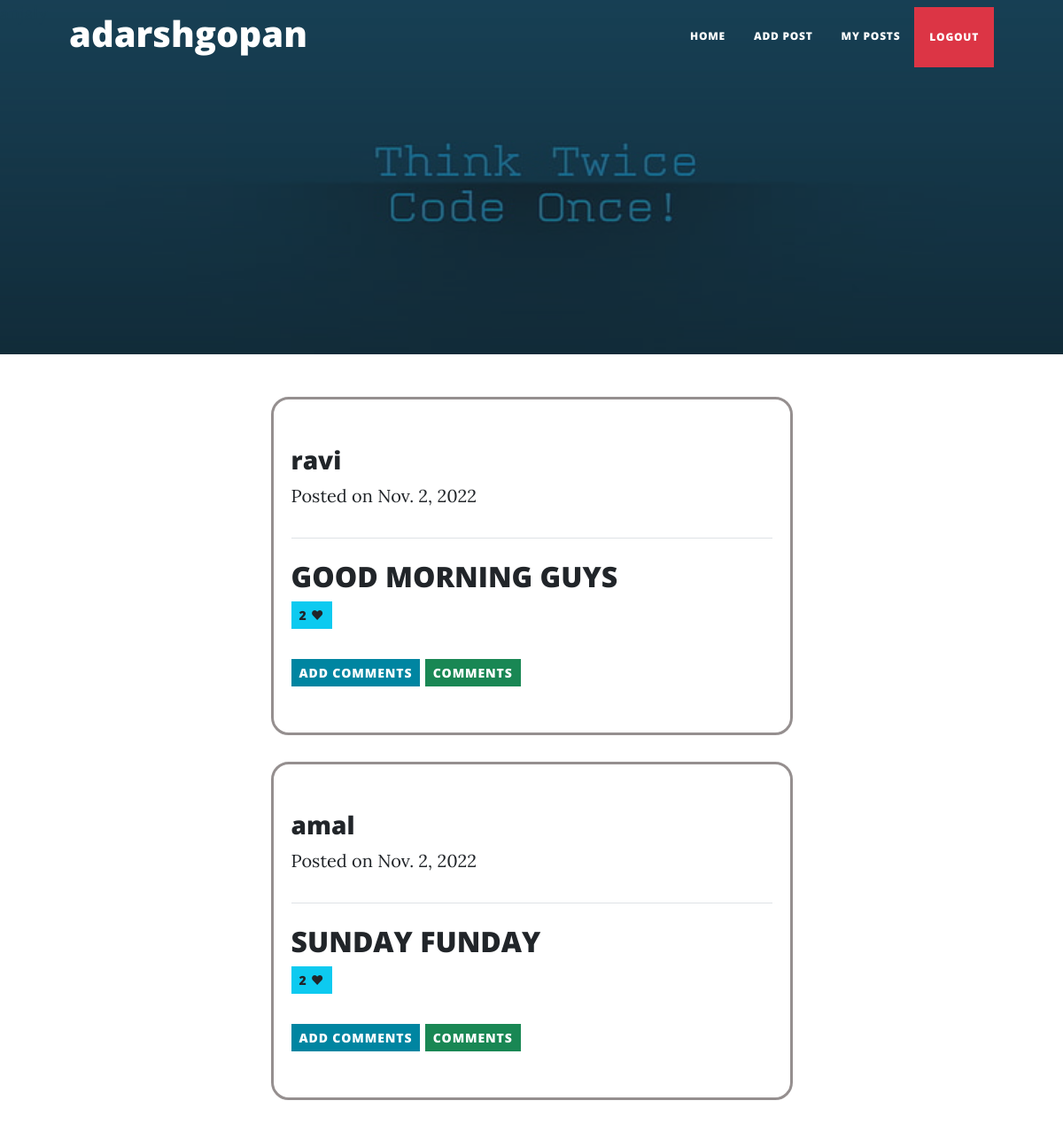
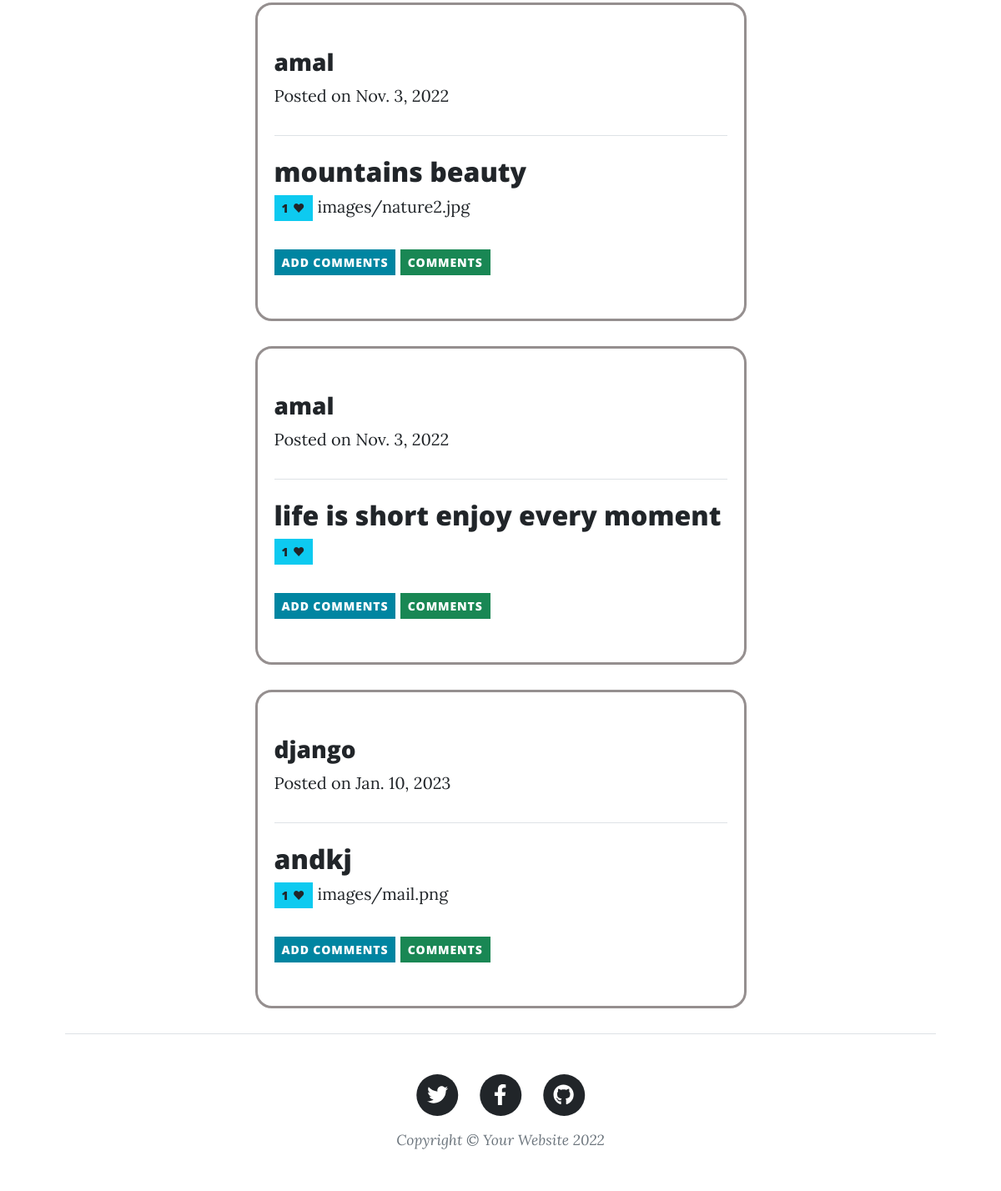
/social/allposts (signed in), run on the app's committed database (2 pictures, top to bottom).
### socialapp/models.py (models this page shows, shortened)
class Posts(models.Model):
    post=models.CharField(max_length=200)
    image=models.ImageField(upload_to="images",null=True,blank=True)
    user=models.ForeignKey(User,on_delete=models.CASCADE)
    created_date=models.DateField(auto_now_add=True)
    is_active=models.BooleanField(default=True)
    likes=models.ManyToManyField(User,related_name="likes")
    @property
    def fetch_comments(self):
        comments=self.comments_set.all()
        return comments

### socialapp/views.py (the view)
# urls.py: path('social/allposts',views.PostList.as_view(),name="home"),
@method_decorator(decs,name="dispatch")
class PostList(ListView):
    template_name="allposts.html"
    model=Posts
    context_object_name="posts"
    def get_queryset(self):
        return Posts.objects.all().exclude(user=self.request.user)

### socialapp/views.py (called while the page is built)
def signin_required(fn):
    def wrapper(request,*args,**kwargs):
        if not request.user.is_authenticated:
            messages.error(request,"U MUST LOGIN TO PERFORM THIS ACTION")
            return redirect("signin")
        else:
            return fn(request,*args,**kwargs)
    return wrapper

### socialapp/templates/allposts.html (shortened to what this page needs)
{%extends 'base.html'%}
{%block body_block%}
{%for p in posts%}
<div style="border: 3px solid rgb(149, 143, 143);padding: 20px;border-radius: 20px;" class="post-preview">
    <a href="post.html">
        <p class="post-meta">
            <a href="#!"><h3>{{p.user}}</h3></a>
             Posted on {{p.created_date}}
        </p>
        <hr class="my-4" />
        <h2 class="post-title">{{p.post}}</h2>
        <a href="{%url 'add-likes' p.id%}" class="btn btn-sm btn-info">{{p.likes.all.count}} &#10084;</a>
        {{p.image}}
    </a>
    <div>
        <p>
            <button class="btn btn-sm btn-primary" type="button" data-bs-toggle="collapse" data-bs-target="#collapseExample{{ forloop.counter }}" aria-expanded="false" aria-controls="collapseExample">
                ADD COMMENTS
            </button>
            <button class="btn btn-sm btn-success" type="button" data-bs-toggle="collapse" data-bs-target="#answerlist{{ forloop.counter }}" aria-expanded="false" aria-controls="collapseExample">
                COMMENTS
              </button>
          </p>
</div>
</div>
<br>
{%endfor%}
{%endblock%}

### socialapp/templates/base.html (shortened to what this page needs)
<!DOCTYPE html>
{%load static%}
<html lang="en">
    <head>
        <link href="{%static 'css/styles.css'%}" rel="stylesheet" />
    </head>
    <body>
        <nav class="navbar navbar-expand-lg navbar-light" id="mainNav">
            <div class="container px-4 px-lg-5">
                <a class="navbar-brand" href="index.html"><h1>{{request.user}}</h1></a>
                <div class="collapse navbar-collapse" id="navbarResponsive">
                    <ul class="navbar-nav ms-auto py-4 py-lg-0">
                        <li class="nav-item"><a class="nav-link px-lg-3 py-3 py-lg-4" href="{%url 'home'%}">HOME</a></li>
                        <li class="nav-item"><a class="nav-link px-lg-3 py-3 py-lg-4" href="{%url 'add-post'%}">ADD POST</a></li>
                        <li class="nav-item"><a class="nav-link px-lg-3 py-3 py-lg-4" href="{%url 'myposts'%}">MY POSTS</a></li>
                        <li class="nav-item"><a class="btn btn-danger nav-link px-lg-3 py-3 py-lg-4" href="{%url 'signout'%}">LOGOUT</a></li>
                    </ul>
                </div>
            </div>
        </nav>
        <header class="masthead" style="background-image: url(../static/assets/img/think.png)">
        </header>
        <div class="container px-4 px-lg-5">
            <div class="row gx-4 gx-lg-5 justify-content-center">
                <div class="col-md-10 col-lg-8 col-xl-7">
                    {%block body_block%}
                    {% endblock %}
            </div>
        </div>
        <footer class="border-top">
            <div class="container px-4 px-lg-5">
                <div class="row gx-4 gx-lg-5 justify-content-center">
                    <div class="col-md-10 col-lg-8 col-xl-7">
                        <ul class="list-inline text-center">
                            <li class="list-inline-item">
                                <a href="#!">
                                    <span class="fa-stack fa-lg">
                                        <i class="fas fa-circle fa-stack-2x"></i>
                                        <i class="fab fa-twitter fa-stack-1x fa-inverse"></i>
                                    </span>
                                </a>
                            </li>
                            <li class="list-inline-item">
                                <a href="#!">
                                    <span class="fa-stack fa-lg">
                                        <i class="fas fa-circle fa-stack-2x"></i>
                                        <i class="fab fa-facebook-f fa-stack-1x fa-inverse"></i>
                                    </span>
                                </a>
                            </li>
                            <li class="list-inline-item">
                                <a href="#!">
                                    <span class="fa-stack fa-lg">
                                        <i class="fas fa-circle fa-stack-2x"></i>
                                        <i class="fab fa-github fa-stack-1x fa-inverse"></i>
                                    </span>
                                </a>
                            </li>
                        </ul>
                        <div class="small text-center text-muted fst-italic">Copyright &copy; Your Website 2022</div>
                    </div>
                </div>
            </div>
        </footer>
    </body>
</html>

### data on the page
Posts: created_date "Nov. 2, 2022", post "GOOD MORNING GUYS", likes.all.count "2"
Posts: created_date "Nov. 2, 2022", post "SUNDAY FUNDAY", likes.all.count "2"
Posts: created_date "Nov. 3, 2022", post "mountains beauty", likes.all.count "1", image "images/nature2.jpg"
Posts: created_date "Nov. 3, 2022", post "life is short enjoy every moment", likes.all.count "1"
Posts: created_date "Jan. 10, 2023", post "andkj", likes.all.count "1", image "images/mail.png"

### other printed values
{{ request.user }} "adarshgopan"
